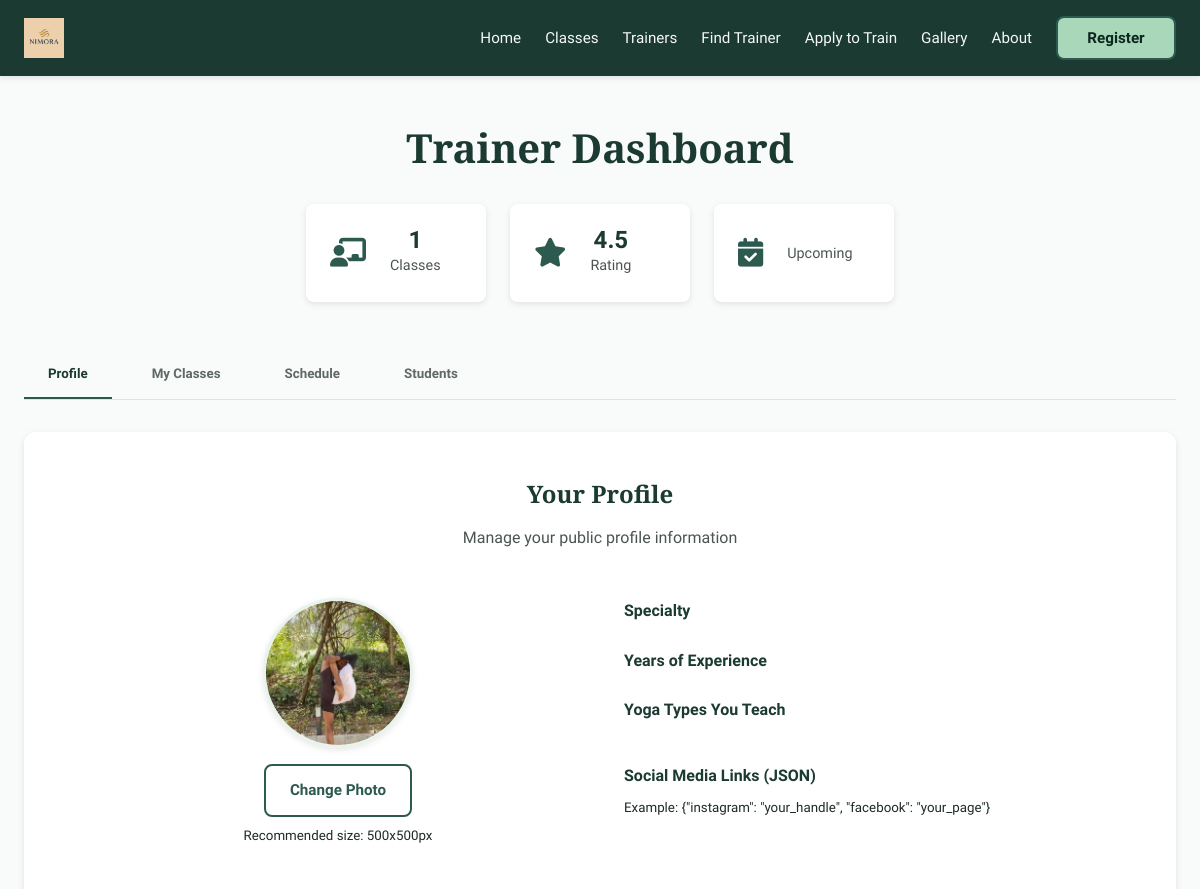
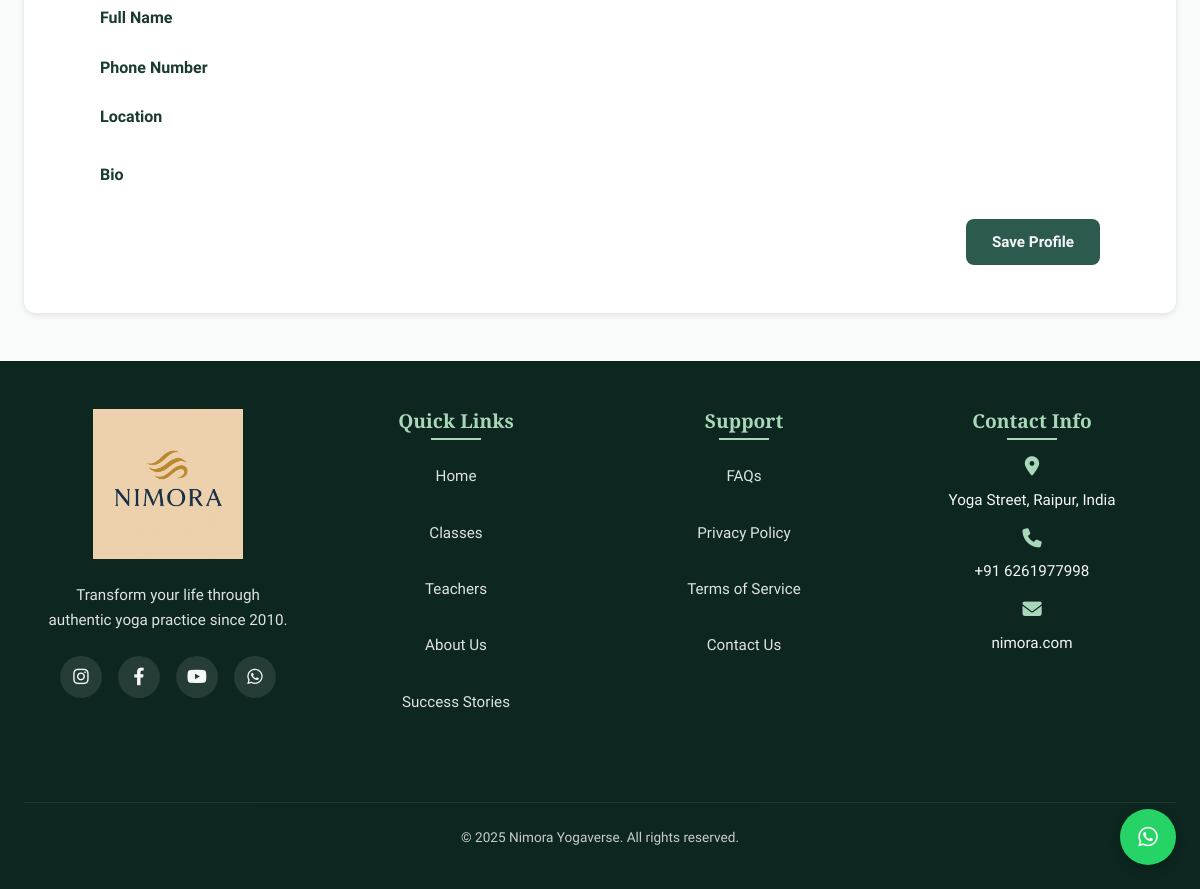
The app's page /trainer/ (signed in) with its own data (2 pictures, top to bottom).
### trainer/models.py (models this page shows, shortened)
class TrainerProfile(models.Model):
    user = models.OneToOneField(User, on_delete=models.CASCADE, related_name='trainer_profile')  # 🔗 Link to User
    name = models.CharField(max_length=100)
    phone = models.CharField(max_length=15, blank=True, null=True)
    profile_image = models.ImageField(upload_to='trainers/')
    social_media_links = models.JSONField(default=dict, blank=True,null=True)
    location = models.CharField(max_length=100)
    specialty = models.CharField(max_length=100,blank=True)
    yoga_types = models.ManyToManyField(YogaType)
    years_experience = models.PositiveIntegerField(default=1)
    bio = models.TextField()
    is_approved = models.BooleanField(default=False)
    @property
    def average_rating(self):
        return 4.5  # Example value

### trainer/views.py (the view)
# urls.py: path('', views.trainer_dashboard, name='trainer_dashboard'),
@login_required
def trainer_dashboard(request):
    try:
        trainer = TrainerProfile.objects.get(user=request.user)
    except TrainerProfile.DoesNotExist:
        return redirect('add_trainer')  # 🔁 Redirect to profile creation page
    classes_count = YogaClass.objects.filter(instructor=trainer).count()
    myClasses = YogaClass.objects.filter(instructor=trainer)
    context = {
        'trainer': trainer,
        'classes_count': classes_count,
        'myClasses': myClasses,
    }
    return render(request, 'trainer/dashboard.html', context)

### templates/trainer/dashboard.html (shortened to what this page needs)
{% extends "base.html" %}
{% load static %}
{% block extra_css %}
<link rel="stylesheet" href="{% static 'css/trainer/dashboard.css' %}?v=1.0">
{% endblock %}
{% block content %}
<section class="trainer-dashboard">
  <div class="container">
    <div class="dashboard-header">
      <h1>Trainer Dashboard</h1>
      <div class="dashboard-stats">
        <div class="stat-card">
          <i class="fas fa-chalkboard-teacher"></i>
          <div>
            <span class="stat-number">{{ classes_count }}</span>
            <span class="stat-label">Classes</span>
          </div>
        </div>
        <div class="stat-card">
          <i class="fas fa-star"></i>
          <div>
            <span class="stat-number">{{ trainer.average_rating|default:"4.5" }}</span>
            <span class="stat-label">Rating</span>
          </div>
        </div>
        <div class="stat-card">
          <i class="fas fa-calendar-check"></i>
          <div>
            <span class="stat-label">Upcoming</span>
          </div>
        </div>
      </div>
    </div>
    <div class="dashboard-tabs">
      <button class="tab-btn active" data-tab="profile">Profile</button>
      <button class="tab-btn" data-tab="classes">My Classes</button>
      <button class="tab-btn" data-tab="schedule">Schedule</button>
      <button class="tab-btn" data-tab="students">Students</button>
    </div>
    <div class="tab-content active" id="profile-tab">
      <div class="profile-section">
        <div class="profile-header">
          <h2>Your Profile</h2>
          <p>Manage your public profile information</p>
        </div>
        <form method="post" enctype="multipart/form-data" class="profile-form">
          <div class="form-grid">
            <div class="form-column">
              <div class="profile-image-upload">
                <div class="image-preview">
                  <img src="{{ trainer.profile_image.url }}" alt="{{ trainer.name }}" id="profile-image-preview">
                </div>
                <div class="image-upload-controls">
                  <label for="id_profile_image" class="btn btn-secondary">Change Photo</label>
                  <small>Recommended size: 500x500px</small>
                </div>
              </div>
              <div class="form-group">
                <label for="id_name">Full Name</label>
              </div>
              <div class="form-group">
                <label for="id_phone">Phone Number</label>
              </div>
              <div class="form-group">
                <label for="id_location">Location</label>
              </div>
            </div>
            <div class="form-column">
              <div class="form-group">
                <label for="id_specialty">Specialty</label>
              </div>
              <div class="form-group">
                <label for="id_years_experience">Years of Experience</label>
              </div>
              <div class="form-group">
                <label>Yoga Types You Teach</label>
              </div>
              <div class="form-group">
                <label for="id_social_media_links">Social Media Links (JSON)</label>
                <small>Example: {"instagram": "your_handle", "facebook": "your_page"}</small>
              </div>
            </div>
          </div>
          <div class="form-group full-width">
            <label for="id_bio">Bio</label>
          </div>
          <div class="form-actions">
            <button type="submit" class="btn btn-primary">Save Profile</button>
          </div>
        </form>
      </div>
    </div>
  </div>
</section>
{% endblock %}

### static/css/base.css (style rules this page uses)
:root { --primary: #1A3A32; --primary-dark: #0D261F; --primary-light: #2D5A4F;; --accent: #A8D8B9; --light-accent: #E8F3EC; --text: #1E2B26; --light-text: #F5F7F6; --bg: #F9FBFA; --card-bg: #FFFFFF; --error: #e63946; --shadow: 0 2px 6px rgba(0, 0, 0, 0.1); --shadow-md: 0 4px 12px rgba(0, 0, 0, 0.15); --shadow-lg: 0 10px 30px rgba(0, 0, 0, 0.1); --transition-fast: 0.15s ease; --transition-normal: 0.3s ease; --transition-slow: 0.5s ease; --radius-sm: 4px; --radius: 8px; --radius-lg: 12px; --space-xs: 0.5rem; --space-sm: 1rem; --space-md: 1.5rem; --space-lg: 2rem; --space-xl: 3rem; --font-body: 'Source Sans 3', -apple-system, BlinkMacSystemFont, sans-serif; --font-heading: 'Merriweather', Georgia, serif; --line-height: 1.6; --line-height-heading: 1.2; }
*, *::before, *::after { box-sizing: border-box; margin: 0; padding: 0; }
html { scroll-behavior: smooth; -webkit-text-size-adjust: 100%; }
body { font-family: var(--font-body); background-color: var(--bg); color: var(--text); line-height: var(--line-height); overflow-x: hidden; text-rendering: optimizeLegibility; -webkit-font-smoothing: antialiased; }
h1, h2, h3, h4 { font-family: var(--font-heading); font-weight: 700; line-height: var(--line-height-heading); margin-bottom: var(--space-sm); }
p { margin-bottom: var(--space-sm); }
img { max-width: 100%; height: auto; display: block; }
button { cursor: pointer; font-family: inherit; border: none; background: none; }
.container { width: 100%; max-width: 1200px; margin: 0 auto; padding: 0 var(--space-md); }
.btn { display: inline-flex; align-items: center; justify-content: center; padding: 0.75rem 1.5rem; border-radius: var(--radius); font-weight: 600; transition: background-color var(--transition-normal), transform var(--transition-normal), box-shadow var(--transition-normal), border-color var(--transition-normal); cursor: pointer; border: 2px solid transparent; font-size: 0.95rem; min-width: 120px; gap: 0.5rem; }
.btn-primary { background-color: var(--primary-light); color: var(--light-text); }
.btn-secondary { background-color: transparent; color: var(--primary-light); border-color: var(--primary-light); }
.form-group { display: grid; grid-template-columns: 1fr 1fr; gap: var(--space-sm); }

### records on screen
TrainerProfile: average_rating "4.5", profile_image (picture)

### other values on screen
{{ classes_count }} "1"
